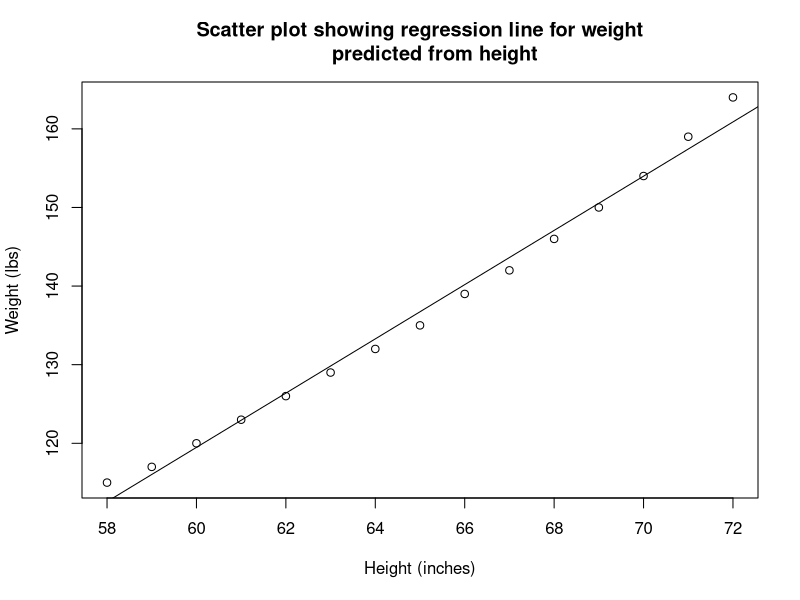

R code for this plot:
# example uses "women" dataset
# that contains height and weight of 15 women aged 30 - 39

str(women)


simple_linear_model <- lm(weight ~ height, data = women)
simple_linear_model
# shows the intercept and beta coefficient for height variable
# ie weight = -87.52 + 3.45 x height

plot(women$height,
     women$weight, 
     xlab = "Height (inches)",
     ylab = "Weight (lbs)",
     main = "Scatter plot showing regression line for weight
     predicted from height")


abline(simple_linear_model)
